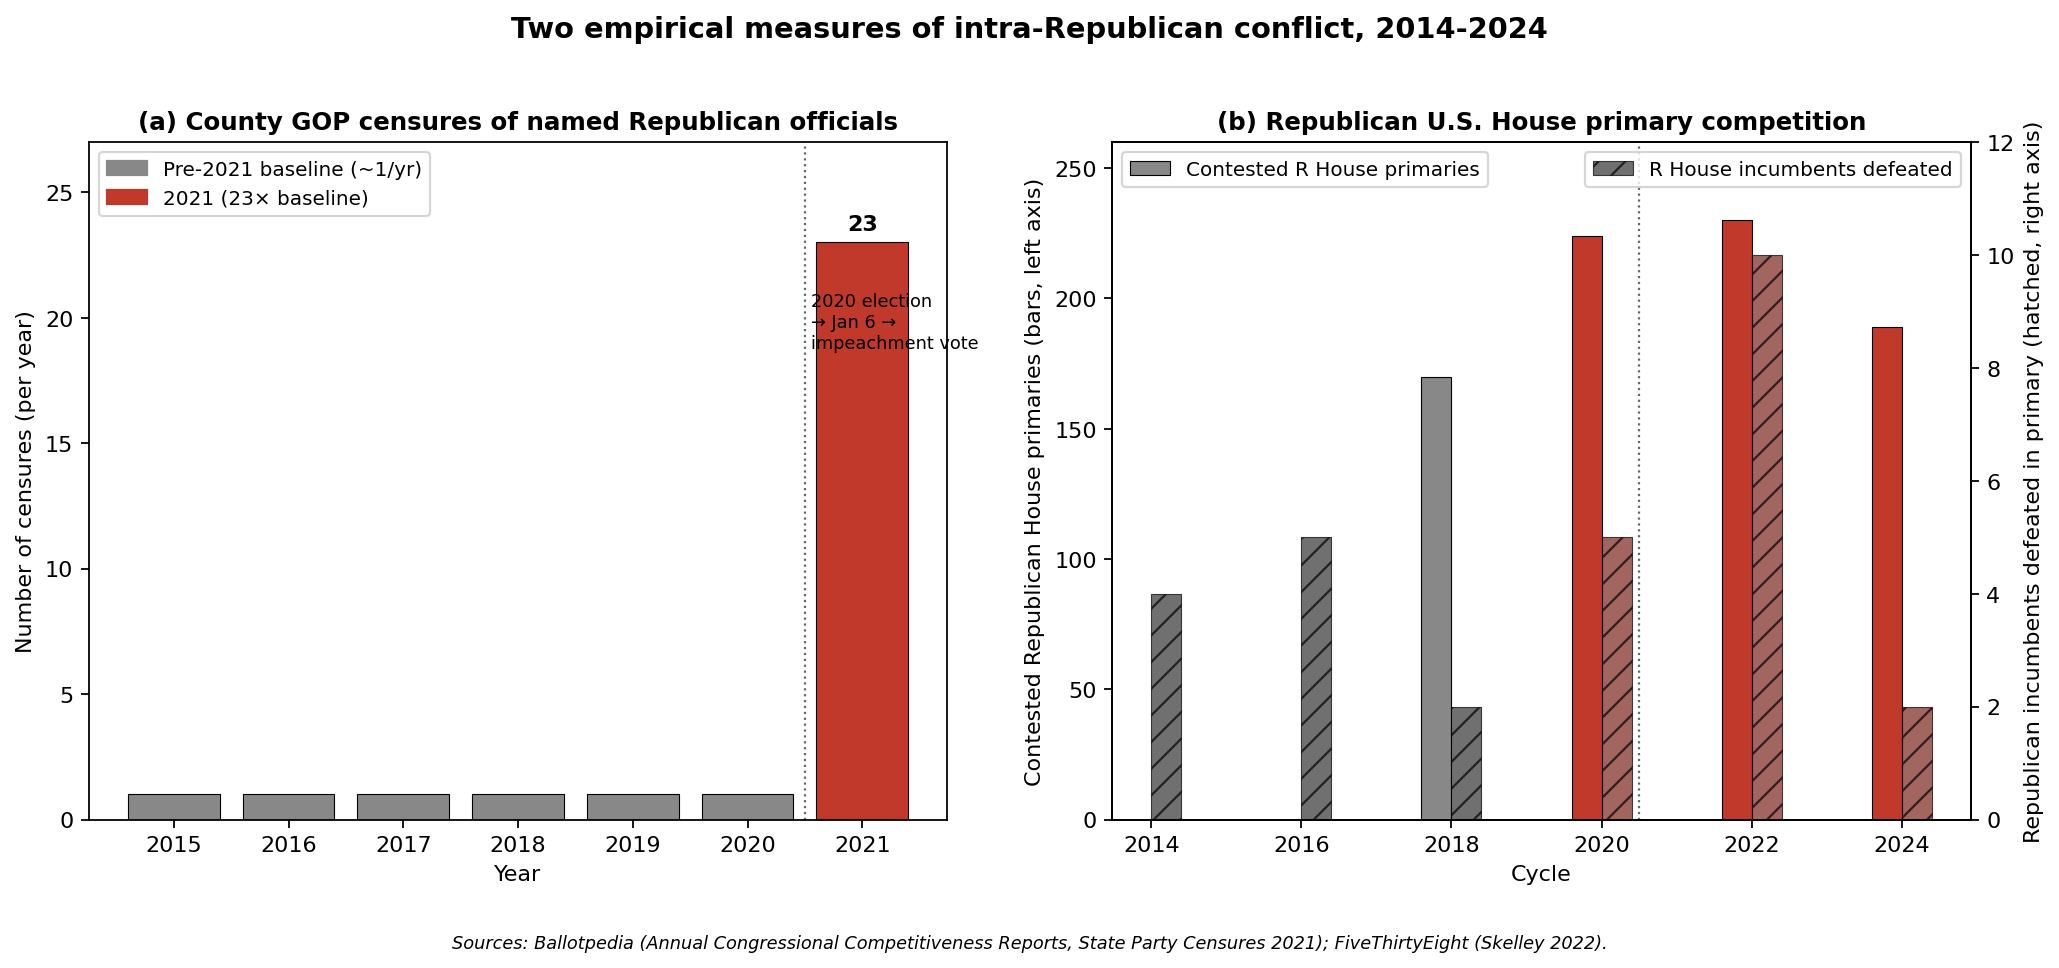

Reproduce this figure in Python.
"""Generate a 2-panel chart showing the two operationalized in-fighting metrics."""
import matplotlib.pyplot as plt
import matplotlib.patches as mpatches

# Same data as gop_infighting_analysis.py
county_R = {2015: 1, 2016: 1, 2017: 1, 2018: 1, 2019: 1, 2020: 1, 2021: 23}
contested_R_primaries = {2018: 170, 2020: 224, 2022: 230, 2024: 189}
defeated_R_incumbents = {2014: 4, 2016: 5, 2018: 2, 2020: 5, 2022: 10, 2024: 2}

fig, axes = plt.subplots(1, 2, figsize=(13, 5.5))

# --- Panel A: Censures ---
ax = axes[0]
years = sorted(county_R)
vals = [county_R[y] for y in years]
colors = ['#888' if y < 2021 else '#c0392b' for y in years]
ax.bar(years, vals, color=colors, edgecolor='black', linewidth=0.5)
ax.set_title("(a) County GOP censures of named Republican officials",
             fontsize=11, fontweight='bold')
ax.set_ylabel("Number of censures (per year)")
ax.set_xlabel("Year")
ax.axvline(2020.5, color='black', linestyle=':', linewidth=1, alpha=0.6)
ax.text(2020.55, 21, "2020 election\n→ Jan 6 →\nimpeachment vote",
        fontsize=8, va='top')
ax.text(2021, 23.5, "23", ha='center', fontsize=10, fontweight='bold')
ax.set_ylim(0, 27)
gray_patch = mpatches.Patch(color='#888', label='Pre-2021 baseline (~1/yr)')
red_patch = mpatches.Patch(color='#c0392b', label='2021 (23× baseline)')
ax.legend(handles=[gray_patch, red_patch], loc='upper left', fontsize=9)

# --- Panel B: Primary contests ---
ax = axes[1]
years_p = sorted(contested_R_primaries)
vals_p = [contested_R_primaries[y] for y in years_p]
colors_p = ['#888' if y < 2020 else '#c0392b' for y in years_p]
bars = ax.bar([y - 0.2 for y in years_p], vals_p, width=0.4,
              color=colors_p, edgecolor='black', linewidth=0.5,
              label='Contested R House primaries')

years_d = sorted(defeated_R_incumbents)
# Scale defeated count for dual visibility
ax2 = ax.twinx()
vals_d = [defeated_R_incumbents[y] for y in years_d]
colors_d = ['#333' if y < 2020 else '#7b241c' for y in years_d]
ax2.bar([y + 0.2 for y in years_d], vals_d, width=0.4,
        color=colors_d, alpha=0.7, edgecolor='black', linewidth=0.5,
        hatch='//', label='R House incumbents defeated')

ax.set_title("(b) Republican U.S. House primary competition",
             fontsize=11, fontweight='bold')
ax.set_ylabel("Contested Republican House primaries (bars, left axis)")
ax2.set_ylabel("Republican incumbents defeated in primary (hatched, right axis)")
ax.set_xlabel("Cycle")
ax.axvline(2020.5, color='black', linestyle=':', linewidth=1, alpha=0.6)
ax.set_xticks(sorted(set(years_p + years_d)))
ax.set_ylim(0, 260)
ax2.set_ylim(0, 12)

# Combined legend
lines_labels = [(bars, 'Contested R primaries'),
                (None, 'R incumbents defeated (hatched)')]
ax.legend(loc='upper left', fontsize=9)
ax2.legend(loc='upper right', fontsize=9)

fig.suptitle("Two empirical measures of intra-Republican conflict, 2014-2024",
             fontsize=13, fontweight='bold', y=1.02)
fig.text(0.5, -0.04,
         "Sources: Ballotpedia (Annual Congressional Competitiveness Reports, "
         "State Party Censures 2021); FiveThirtyEight (Skelley 2022).",
         ha='center', fontsize=8, style='italic')

plt.tight_layout()
plt.savefig('gop_infighting_chart.png', dpi=160, bbox_inches='tight')
print("saved gop_infighting_chart.png")
